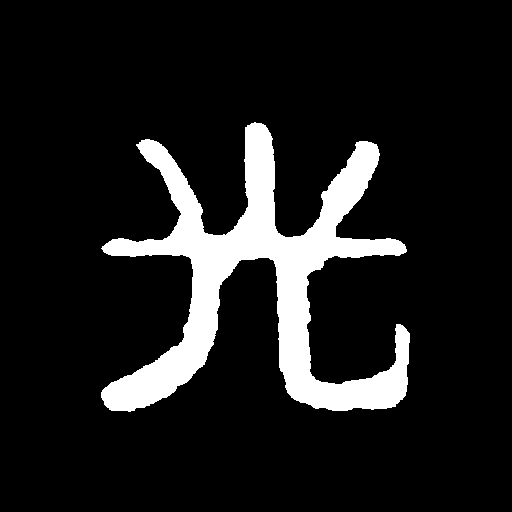
%> input picture 信息光学数字实验室/guang.bmp, 512 x 512 px
$ octave CX13_1_1.m   (GNU Octave 9; MATLAB toolbox functions it lacks are replaced by stand-ins)
%> lines starting %> are read from the running program, lines starting %| are printed output that depends on the picture; in (x1, y1, x2, y2) boxes, pixels count from 0 and x2, y2 are one past the last pixel; in counts of white or black regions, pixels touching at a corner belong together; the program's own positions count from 1
Uo=imread('guang.bmp');          %调入作为物的图像
%> Uo is the input picture: size 512x512x3 uint8; mean R, G, B 29.5, 28.6, 28.6
Uo=double(Uo(:,:,1));            %取第一层，并转为双精度
%> Uo: size 512x512 double
figure(1),imshow(Uo,[]),title('原始像')
[r,c]=size(Uo);
%> r = 512; c = 512
lamda=6328*10^(-10);k=2*pi/lamda;%赋值波长、波数
zo=0.20;                         %物到全息记录面的距离,单位:米
Lo=5*10^(-3)                     %赋值衍射面(物)的尺寸,单位:米
%= = = = = = = = = = = = = = = = = = = = = = = = = = = = = = = = = =
%用T-FFT算法完成全息图记录过程的计算
xo=linspace(-Lo/2,Lo/2,c);yo=linspace(-Lo/2,Lo/2,r);
%> after `xo=linspace(-Lo/2,Lo/2,c)`: xo = 512 values from -0.0025 to 0.0025
%> after `yo=linspace(-Lo/2,Lo/2,r)`: yo = 512 values from -0.0025 to 0.0025
[xo,yo]=meshgrid(xo,yo);
F0=exp(j*k*zo)/(j*lamda*zo);
F1=exp(j*k/2/zo.*(xo.^2+yo.^2));
fa=fft2(Uo); fF1=fft2(F1);
Fuf=fa.*fF1;
O=F0.*fftshift(ifft2(Fuf));      %在全息记录面上的光场分布
I=O.*conj(O);                    %全息记录面上的光强分布
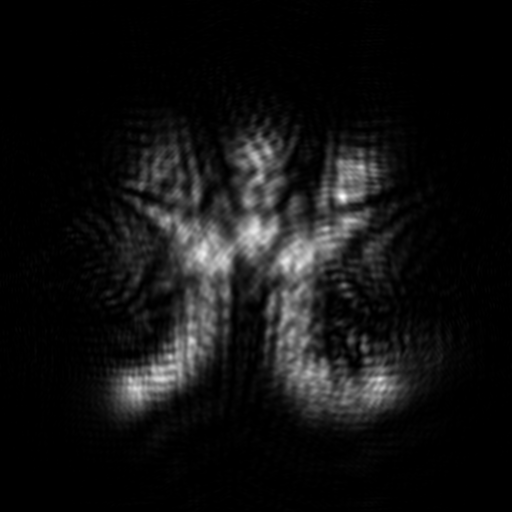
%> I: size 512x512 double; min 4.26e+17, max 1.07e+25, mean 7.73e+23; drawn with min black and max white
figure(2),imshow(I,[]),colormap(pink),title('衍射图')
%下面加入参考光
alpha=pi/2.00;                   %参考光与x轴间的夹角
beita=pi/2.02;                   %参考光与y轴间的夹角
R=exp(j*k*(xo*cos(alpha)+yo*cos(beita))); %参考光
%下面计算参、物光在全息记录面上的干涉,得到全息图
inter=O./max(max(sqrt(I)))+R;    %调节光束比，并使参、物光干涉
II=inter.*conj(inter);           %干涉得到全息图
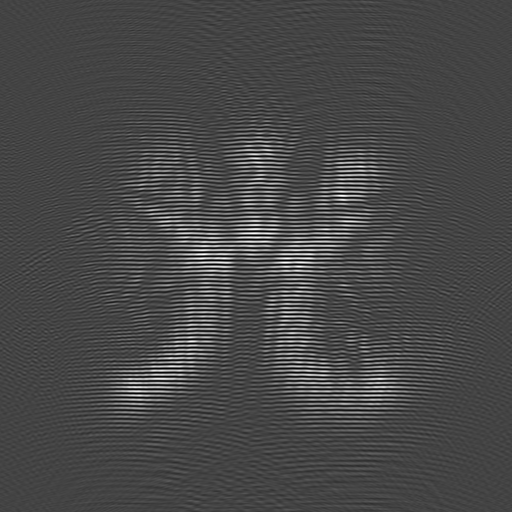
%> II: size 512x512 double; min 0.00272, max 3.76, mean 1.07; drawn with min black and max white
figure(3),imshow(II,[]),title('全息图')
%= = = = = = = = = = = = = = = = = = = = = = = = = = = = = = = = = =
%对全息图作处理
%先在空域中计算平均值
s1=5                             %设定滤波窗口的大小(像素)
B=ones(s1,s1);                   %设置用于均值滤波的mark
meanII=filter2(B,II)/s1/s1;      %用均值滤波计算全息图在(x,y)附近的平均值
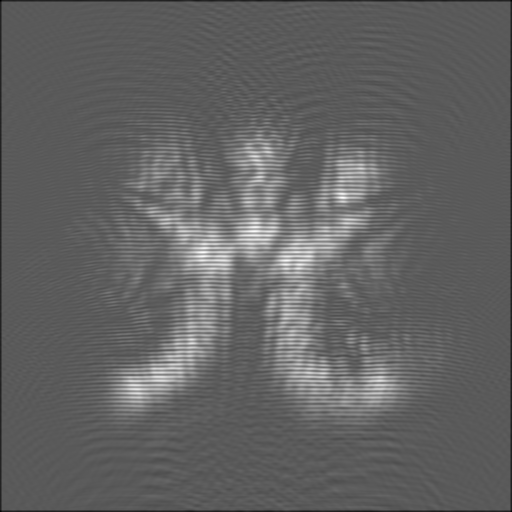
%> meanII: size 512x512 double; min 0.347, max 2.2, mean 1.07; drawn with min black and max white
II_meanII=II-meanII;             %全息图与平均值相减,只留下干涉项的近似值
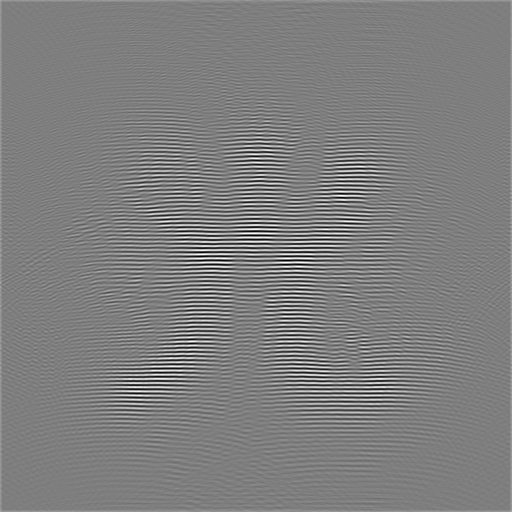
%> II_meanII: size 512x512 double; min -2.15, max 2.18, mean 0.00466; drawn with min black and max white
figure(4),subplot(4,1,1),plot(II(:,257)),title('全息图') %绘制全息图的剖线
subplot(4,1,2),plot(meanII(:,257)),title('空域平均') %绘制全息图平均值的剖线
subplot(4,1,4), plot(I(:,257)),title('衍射光强') %绘制衍射光强的剖线
%= = = = = = = = = = = = = = = = = = = = = = = = = = = = = = = = = =
%再在频域中作高通滤波
s2=100                            %设定带通滤波器的窗口大小(像素)
H=zeros(r,c);                     %预设滤波器
H(380+1-s2:380+s2,257+1-s2:257+s2)=1;%理想带通滤波器
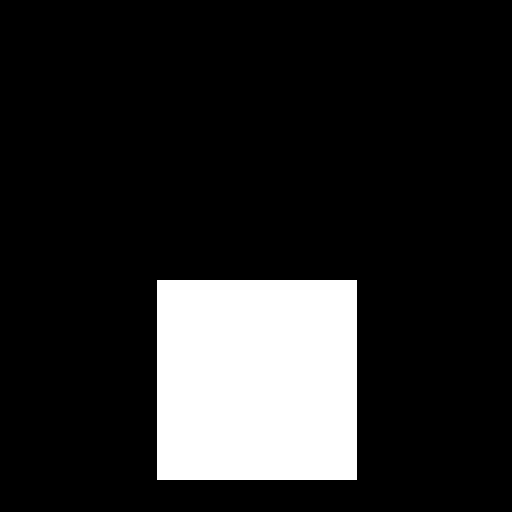
%> H: size 512x512 double; values 0 (black) and 1 (white), 15.3% white; 1 white region, box (x1, y1, x2, y2) and area: (157, 280, 357, 480) 40000
IIFF=fftshift(fft2(II));          %计算全息图的频谱
HFF=H.*IIFF;                      %滤波
figure(5),imshow(abs(IIFF),[0,100])%显示全息图的频谱
figure(6),imshow(H,[])            %显示理想高通滤波器
IIyp=ifft2(HFF);                  %计算滤波后的全息图
figure(4),subplot(4,1,3),plot(abs(IIyp(:,257))),title('频域滤波') %绘制全息图的剖线
%> after `title('频域滤波')`:
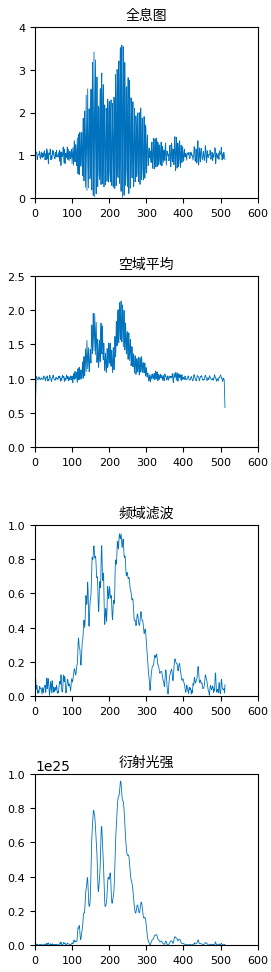
%> figure redrawn from the program's plot data, 4 panels; panel 1: curve peaks at x = 234, y = 3.58; panel 2: curve peaks at x = 232, y = 2.13; panel 3: curve peaks at x = 231, y = 9.59e+24; panel 4: curve peaks at x = 228, y = 0.948
%= = = = = = = = = = = = = = = = = = = = = = = = = = = = = = = = = = = =
%下面用S-FFT算法再现全息像
zi=0.20;                           %全息图到观察面的距离,单位:米
Li=r*lamda*zi/Lo                   %给出像面的尺寸,单位:米
%> Li = 0.013
x=linspace(-Li/2,Li/2,c);y=linspace(-Li/2,Li/2,r);
%> after `x=linspace(-Li/2,Li/2,c)`: x = 512 values from -0.00648 to 0.00648
%> after `y=linspace(-Li/2,Li/2,r)`: y = 512 values from -0.00648 to 0.00648
[x,y]=meshgrid(x,y);
F0=exp(j*k*zi)/(j*lamda*zi)*exp(j*k/2/zi*(x.^2+y.^2));
F=exp(j*k/2/zi*(xo.^2+yo.^2));     %用T-FFT算法得到的全息图尺寸与物面一致
% 先计算未处理的再现像
% 取再现照明光垂直入射C=1
holo1=Lo/r*Lo/c*fftshift(fft2(II.*F*1));holo1=holo1.*F0;
Ii1=holo1.*conj(holo1);
figure,imshow(Ii1,[0,max(max(Ii1))./1]),colormap(pink),title('未处理的再现像')
%= = = = = = = = = = = = = = = = = = = = = = = = = = = = = = = = = = = =
% 再计算空域作平均值处理后的再现像
holo2=Lo/r*Lo/c*fftshift(fft2(II_meanII.*F*1));holo2=holo2.*F0;
Ii2=holo2.*conj(holo2);
figure,imshow(Ii2,[0,max(max(Ii2))./1]),colormap(pink),title('空域平均再现像')
% 最后计算频域滤波后的再现像
holo3=Lo/r*Lo/c*fft2(IIyp.*F*1);holo3=holo3.*F0;
Ii3=holo3.*conj(holo3);
figure,imshow(Ii3,[0,max(max(Ii3))./1]),colormap(pink),title('频域滤波再现像')
%> after `title('频域滤波再现像')`:
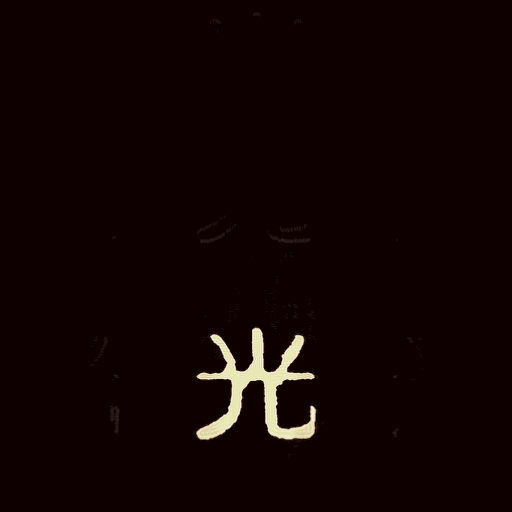
%> displayed picture: size 512x512x3, on the screen's scale of 0 to 255; mean R, G, B 18.8, 3.9, 3.2

$ run again, with 信息光学数字实验室/JTC.bmp copied over 信息光学数字实验室/guang.bmp
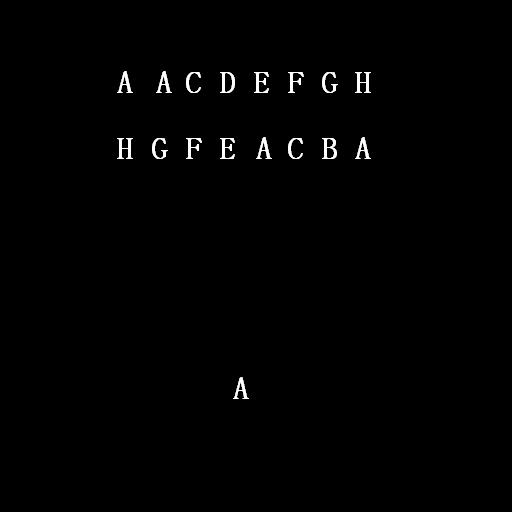
%> input picture 信息光学数字实验室/JTC.bmp, 512 x 512 px
%> Uo is the input picture: size 512x512x3 uint8; min 0, max 255, mean 2.1
%> Uo: size 512x512 double
%> H: size 512x512 double; values 0 (black) and 1 (white), 15.3% white; 1 white region, box (x1, y1, x2, y2) and area: (157, 280, 357, 480) 40000
%> `title('频域滤波')`:
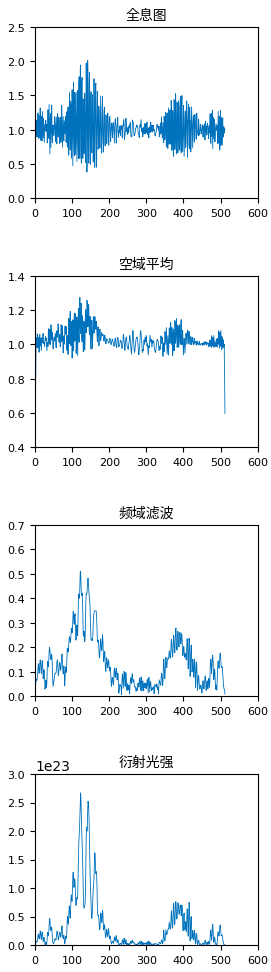
%> figure redrawn from the program's plot data, 4 panels; panel 1: curve peaks at x = 142, y = 2.01; panel 2: curve peaks at x = 121, y = 1.27; panel 3: curve peaks at x = 123, y = 2.67e+23; panel 4: curve peaks at x = 123, y = 0.511
%> `title('频域滤波再现像')`:
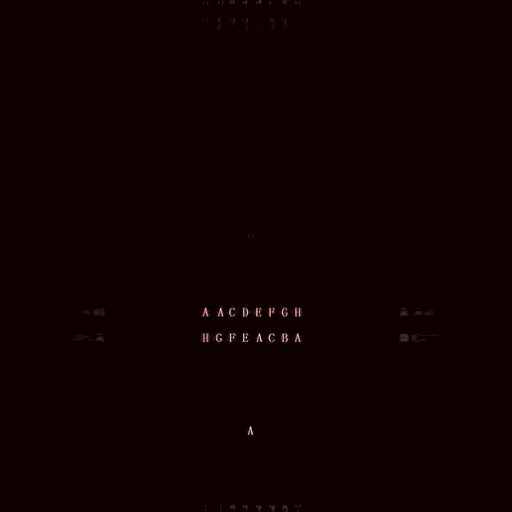
%> displayed picture: size 512x512x3, on the screen's scale of 0 to 255; mean R, G, B 15.4, 0.4, 0.3
